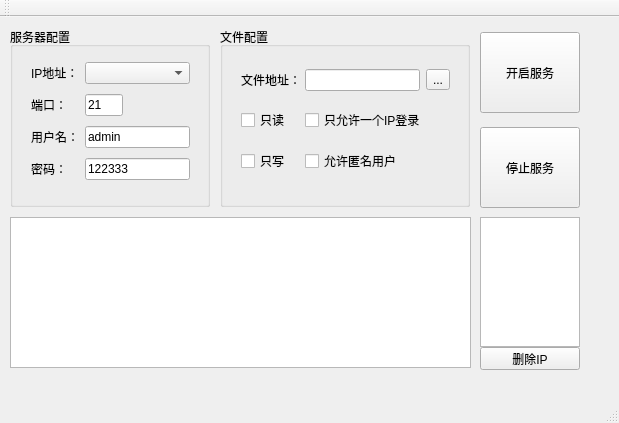
<?xml version="1.0" encoding="UTF-8"?>
<ui version="4.0">
 <class>MyMainWindow</class>
 <widget class="QMainWindow" name="MyMainWindow">
  <property name="geometry">
   <rect>
    <x>0</x>
    <y>0</y>
    <width>619</width>
    <height>423</height>
   </rect>
  </property>
  <property name="windowTitle">
   <string>FTP_Socket_Server</string>
  </property>
  <widget class="QWidget" name="centralWidget">
   <widget class="QGroupBox" name="groupBoxServer">
    <property name="geometry">
     <rect>
      <x>10</x>
      <y>10</y>
      <width>200</width>
      <height>180</height>
     </rect>
    </property>
    <property name="title">
     <string>服务器配置</string>
    </property>
    <widget class="QWidget" name="layoutWidgetServer">
     <property name="geometry">
      <rect>
       <x>10</x>
       <y>20</y>
       <width>181</width>
       <height>151</height>
      </rect>
     </property>
     <layout class="QGridLayout" name="gridLayoutServer">
      <item row="0" column="0">
       <widget class="QLabel" name="labelIPAddress">
        <property name="text">
         <string>IP地址：</string>
        </property>
       </widget>
      </item>
      <item row="0" column="1" colspan="2">
       <widget class="QComboBox" name="comboBoxIPAddress"/>
      </item>
      <item row="1" column="0">
       <widget class="QLabel" name="labelPort">
        <property name="text">
         <string>端口：</string>
        </property>
       </widget>
      </item>
      <item row="1" column="1">
       <widget class="QLineEdit" name="lineEditPort">
        <property name="maximumSize">
         <size>
          <width>40</width>
          <height>16777215</height>
         </size>
        </property>
        <property name="text">
         <string>21</string>
        </property>
       </widget>
      </item>
      <item row="1" column="2">
       <spacer name="horizontalSpacer">
        <property name="orientation">
         <enum>Qt::Horizontal</enum>
        </property>
        <property name="sizeHint" stdset="0">
         <size>
          <width>40</width>
          <height>20</height>
         </size>
        </property>
       </spacer>
      </item>
      <item row="2" column="0">
       <widget class="QLabel" name="labelUser">
        <property name="text">
         <string>用户名：</string>
        </property>
       </widget>
      </item>
      <item row="2" column="1" colspan="2">
       <widget class="QLineEdit" name="lineEditUser">
        <property name="text">
         <string>admin</string>
        </property>
       </widget>
      </item>
      <item row="3" column="0">
       <widget class="QLabel" name="labelPassword">
        <property name="text">
         <string>密码：</string>
        </property>
       </widget>
      </item>
      <item row="3" column="1" colspan="2">
       <widget class="QLineEdit" name="lineEditPassword">
        <property name="text">
         <string>122333</string>
        </property>
       </widget>
      </item>
     </layout>
    </widget>
   </widget>
   <widget class="QGroupBox" name="groupBoxFile">
    <property name="geometry">
     <rect>
      <x>220</x>
      <y>10</y>
      <width>250</width>
      <height>180</height>
     </rect>
    </property>
    <property name="title">
     <string>文件配置</string>
    </property>
    <widget class="QWidget" name="layoutWidgetFile">
     <property name="geometry">
      <rect>
       <x>10</x>
       <y>20</y>
       <width>231</width>
       <height>151</height>
      </rect>
     </property>
     <layout class="QGridLayout" name="gridLayoutFile">
      <item row="0" column="0">
       <widget class="QLabel" name="labelRootPath">
        <property name="text">
         <string>文件地址：</string>
        </property>
       </widget>
      </item>
      <item row="0" column="1" colspan="2">
       <widget class="QLineEdit" name="lineEditRootPath"/>
      </item>
      <item row="0" column="3">
       <widget class="QToolButton" name="toolButtonRootPath">
        <property name="text">
         <string>...</string>
        </property>
       </widget>
      </item>
      <item row="1" column="1" colspan="2">
       <widget class="QCheckBox" name="checkBoxAllowOneIP">
        <property name="text">
         <string>只允许一个IP登录</string>
        </property>
       </widget>
      </item>
      <item row="1" column="0">
       <widget class="QCheckBox" name="checkBoxOnlyRead">
        <property name="text">
         <string>只读</string>
        </property>
       </widget>
      </item>
      <item row="2" column="1" colspan="2">
       <widget class="QCheckBox" name="checkBoxAllowAnyOneLogin">
        <property name="text">
         <string>允许匿名用户</string>
        </property>
       </widget>
      </item>
      <item row="2" column="0">
       <widget class="QCheckBox" name="checkBoxOnlyWrite">
        <property name="text">
         <string>只写</string>
        </property>
       </widget>
      </item>
     </layout>
    </widget>
   </widget>
   <widget class="QPushButton" name="pushButtonStartServer">
    <property name="geometry">
     <rect>
      <x>480</x>
      <y>15</y>
      <width>100</width>
      <height>81</height>
     </rect>
    </property>
    <property name="text">
     <string>开启服务</string>
    </property>
   </widget>
   <widget class="QTextEdit" name="textEditDebug">
    <property name="geometry">
     <rect>
      <x>10</x>
      <y>200</y>
      <width>461</width>
      <height>151</height>
     </rect>
    </property>
   </widget>
   <widget class="QPushButton" name="pushButtonStopServer">
    <property name="geometry">
     <rect>
      <x>480</x>
      <y>110</y>
      <width>100</width>
      <height>81</height>
     </rect>
    </property>
    <property name="text">
     <string>停止服务</string>
    </property>
   </widget>
   <widget class="QListWidget" name="listWidgetIPAddress">
    <property name="geometry">
     <rect>
      <x>480</x>
      <y>200</y>
      <width>100</width>
      <height>130</height>
     </rect>
    </property>
   </widget>
   <widget class="QPushButton" name="pushButtonDeleteIP">
    <property name="geometry">
     <rect>
      <x>480</x>
      <y>330</y>
      <width>100</width>
      <height>23</height>
     </rect>
    </property>
    <property name="text">
     <string>删除IP</string>
    </property>
   </widget>
  </widget>
  <widget class="QMenuBar" name="menuBar">
   <property name="geometry">
    <rect>
     <x>0</x>
     <y>0</y>
     <width>619</width>
     <height>23</height>
    </rect>
   </property>
  </widget>
  <widget class="QToolBar" name="mainToolBar">
   <attribute name="toolBarArea">
    <enum>TopToolBarArea</enum>
   </attribute>
   <attribute name="toolBarBreak">
    <bool>false</bool>
   </attribute>
  </widget>
  <widget class="QStatusBar" name="statusBar"/>
 </widget>
 <layoutdefault spacing="6" margin="11"/>
 <tabstops>
  <tabstop>comboBoxIPAddress</tabstop>
  <tabstop>lineEditPort</tabstop>
  <tabstop>lineEditUser</tabstop>
  <tabstop>lineEditPassword</tabstop>
 </tabstops>
 <resources/>
 <connections/>
</ui>
